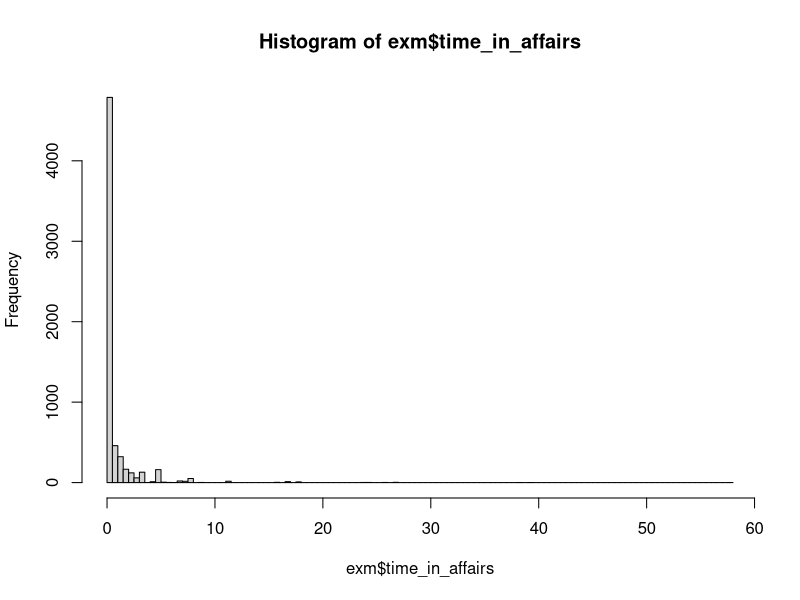
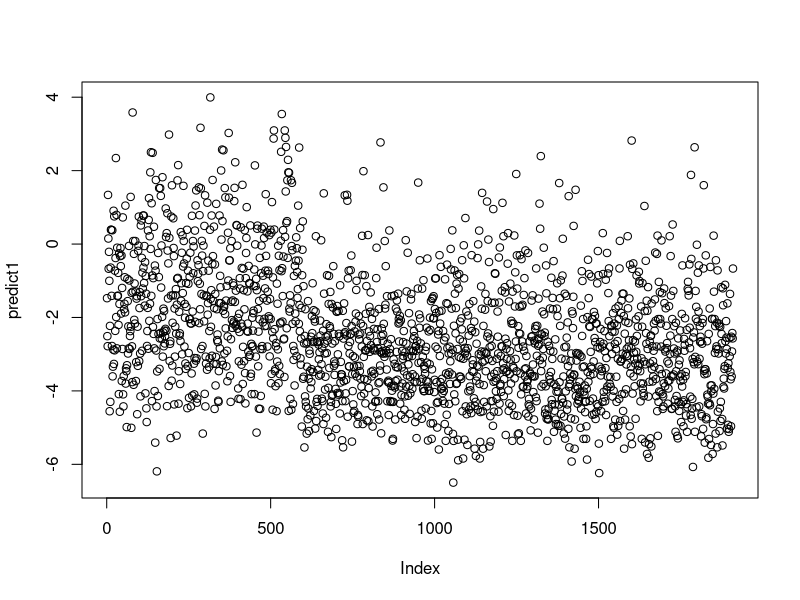

These figures' R source, in order:
## ---- chunk 1
library(survival)

# Read the "extramarital.csv" file
exm <- read.csv("wk11b-extramarital.csv")
str(exm)
exm
# The dataset consists of 6366 observations of 7 variables:
# marriage_rating: 5 = very good, 1 = very poor
# age: 17.5 = under 20, 22 = 20 to 24, ..., 42 = 40 or over 
# yrs_married: 0.5 = less than 1 year, 2.5 = 1 to 4 years ...
# religiosity: 4 = strong, ..., 1 = not
# education: 
# occupation: 6 = professional with advanced degree, 5 = managerial, administration, ... 1 = student
# time_in_affairs: amount of time spent in extra-marital affairs
# The dataset was collected in a survey by Redbbok.
## ---- chunk 2
######## Modelling 

# Let's take a better look at the data
table(exm$time_in_affairs>0)
# FALSE  TRUE 
# 4313  2053 
# About 32% of the people are in an affair 
#
# Let's look at the distribution of time_in_affairs
hist(exm$time_in_affairs,100)
#
## ---- chunk 3
# To do this, we use the Tobit model.

# Create training and test dataset
set.seed(100)
spl <- sample(nrow(exm),0.7*nrow(exm))
train <- exm[spl,]
test <- exm[-spl,]
str(train)
str(test)
## ---- chunk 4
# Fit the Tobit model
?Surv     # Create a survival object, usually used as a response variable in a model formula.
?survreg  # Fit a parametric survival regression model.
model1 <- survreg(Surv(time_in_affairs,time_in_affairs>0,type="left")~.,data=train,dist="gaussian")
# This fits a Tobit model where the data are left censored at zero. The error terms are assumed to be gaussian.

summary(model1)
# Let's look at the parameters:
# marriage_rating: negative, meaning that as the marriage rating increases, the chances/length of an affair decrease.
# occupation: positive, meaning that there are greater chances of an affair with a better occupation.
# yrs_married: positive
# religiosity: negative
# Also, note that all coefficients are significant. The model has a log likelihhod of -5436.9.
## ---- chunk 5
# Prediction
predict1 <- predict(model1,newdata=test) 
# Prediction provides the latent predicted values of the variables (positive and negative)
plot(predict1)
## ---- chunk 6

# Benchmark model: linear regression
model2 <- lm(time_in_affairs~., data=train)
summary(model2)
predict2 <- predict(model2,newdata=test)
# plot(predict2)

# Let's compare the two models
table(predict1 <= 0, test$time_in_affairs==0)
#        FALSE TRUE
#  FALSE   129   48
#  TRUE    473 1260
#
table(predict2 <= 0, test$time_in_affairs==0)
#        FALSE TRUE
#  FALSE   571 1184
#  TRUE     31  124
